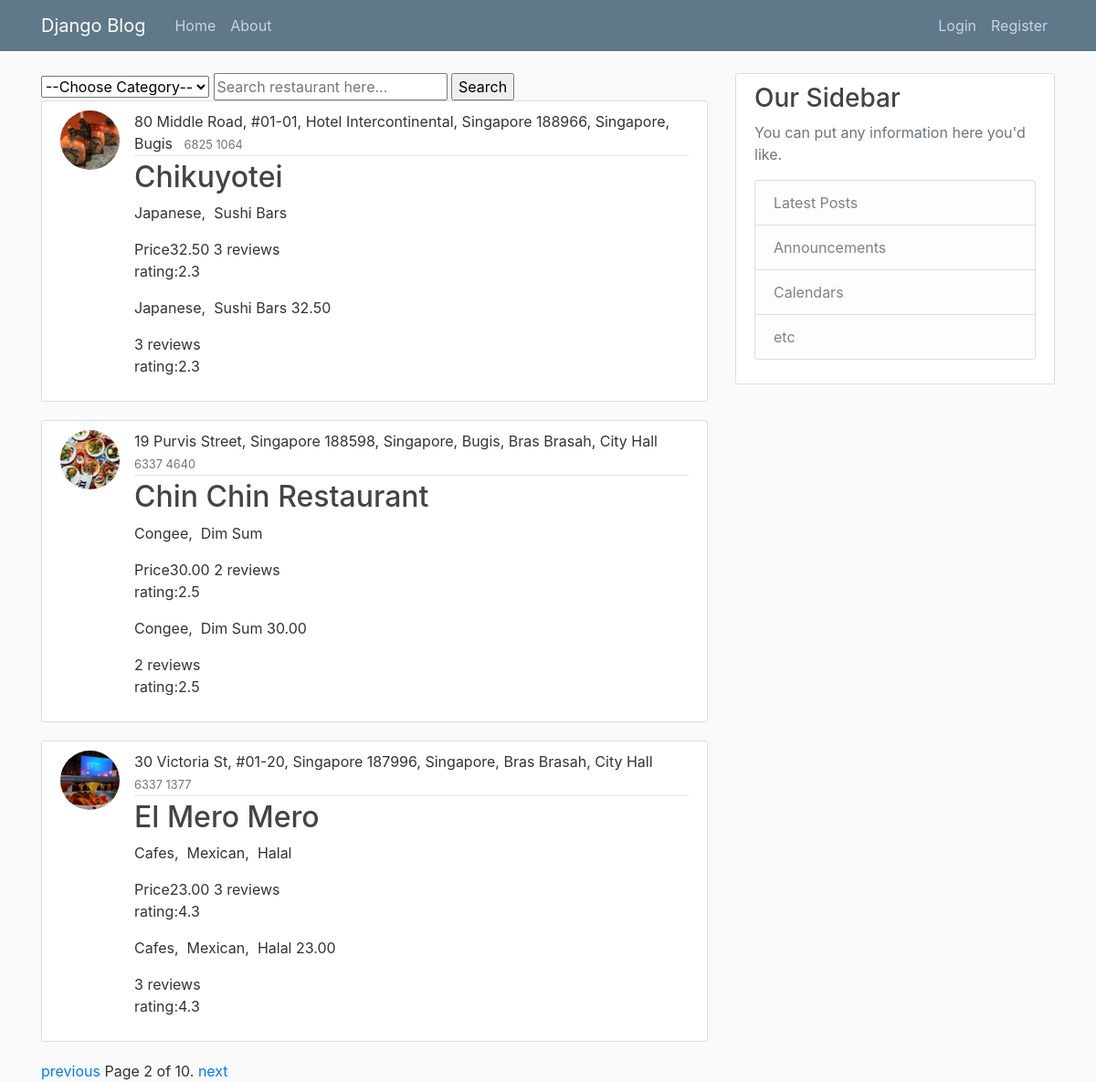
Screenshot of /?page=2 with the database file from the repository.
### mysite/models.py (models this page shows, shortened)
class Restaurant(models.Model):
    restaurant_id = models.CharField(max_length=6, primary_key=True)
    name = models.CharField(max_length=50)
    category = models.ForeignKey(Category, on_delete=models.CASCADE)
    address = models.CharField(max_length=100)
    avg_price = models.DecimalField(max_digits=6, decimal_places=2)
    phone_number = models.CharField(max_length=15)
    description = models.TextField()
    start_time = models.TimeField()
    end_time = models.TimeField()
    restaurant_picture = models.ImageField(
        default='restaurant.jpg', upload_to='images/restaurant')
    class Meta:
        ordering = ['name']

### mysite/views.py (the view, shortened to what this page needs)
# urls.py: path('', views.home, name='mysite-home'),
def home(request):
    categories = Category.objects.all()
    restaurant_list = Restaurant.objects.all()
    query = request.GET.get("query")
    category = request.GET.get("category")
    for restaurant in restaurant_list:
        rating_total = 0
        if restaurant.comment_set.all():
            count = restaurant.comment_set.all().count()
            for comment in restaurant.comment_set.all():
                rating_total += comment.rating
            rating_avg = rating_total / count
            restaurant.average = rating_avg
    paginator = Paginator(restaurant_list, 3)
    page = request.GET.get('page')
    try:
        restaurants = paginator.page(page)
    except PageNotAnInteger:
        restaurants=paginator.page(1)
    except EmptyPage:
        restaurants=paginator.page(paginator.num_pages)
    context = {
        'restaurant_list': restaurants,
        'categories': categories,
    }
    return render(request, 'mysite/home.html', context)

### templates/mysite/home.html (shortened to what this page needs)
{% extends "mysite/base.html" %}
{% block content %}
    <div>
        <form action=" " method="GET">
            <select name="category">
                <option value=''>--Choose Category--</option>
            </select>
            <input type='text' name='query' placeholder='Search restaurant here...' value='{{ request.GET.query }}'/>
            <input type="submit" value="Search">
        </form>
    </div>
    <div id='display-area'>
        {% for restaurant in restaurant_list %}
            <article class="media content-section">
                <a href="{% url 'restaurant-detail-comment' restaurant.restaurant_id %}"><img alt="restaurant picture"
                                                                                      class="rounded-circle article-img"
                                                                                      src="media/{{ restaurant.restaurant_picture }}"></a>
                <div class="media-body">
                    <div class="article-metadata">
                        <a class="mr-2">{{ restaurant.address }}</a>
                        <small class="text-muted">{{ restaurant.phone_number }}</small>
                    </div>
                    <h2><a class="article-title"
                           href="{% url 'restaurant-detail-comment' restaurant.restaurant_id %}">{{ restaurant.name }}</a></h2>
                    <p class="article-content">{{ restaurant.description }}</p>
                    <label>Price</label>{{ restaurant.avg_price }}
                    {{ restaurant.comment_set.all.count }} reviews
                    {% if restaurant.comment_set.all.count %}
                    <p>rating:{{ restaurant.average|floatformat:1}}</p>
                    {% endif %}
                    <p class="article-content">{{ restaurant.description }} {{ restaurant.avg_price }}</p>
                    {{ restaurant.comment_set.all.count }} reviews
                    {% if restaurant.comment_set.all.count %}
                    <p>rating:{{ restaurant.average|floatformat:1 }}</p>
                    {% endif %}
                </div>
            </article>
        {% empty %}
            <p><b>Sorry, no restaurant is found.</b></p>
        {% endfor %}
        <div class="pagination">
            <span class="step-links">
                {% if restaurant_list.has_previous %}
                    <a href="?page={{ restaurant_list.previous_page_number }}">previous</a>
                {% endif %}
                <span class="current">
                    Page {{ restaurant_list.number }} of {{ restaurant_list.paginator.num_pages }}.
                </span>
                {% if restaurant_list.has_next %}
                    <a href="?page={{ restaurant_list.next_page_number }}">next</a>
                {% endif %}
            </span>
        </div>
    </div>
{% endblock content %}

### mysite/static/mysite/main.css (style rules this page uses)
body { background: #fafafa; color: #333333; margin-top: 5rem; }
h1, h2, h3, h4, h5, h6 { color: #444444; }
.content-section { background: #ffffff; padding: 10px 20px; border: 1px solid #dddddd; border-radius: 3px; margin-bottom: 20px; }
.article-title { color: #444444; }
.article-content { white-space: pre-line; }
.article-img { height: 65px; width: 65px; margin-right: 16px; }
.article-metadata { padding-bottom: 1px; margin-bottom: 4px; border-bottom: 1px solid #e3e3e3 }
fieldset, label { margin: 0; padding: 0; }

### rows the page displays
Restaurant: restaurant_picture (picture), address "80 Middle Road, #01-01, Hotel Intercontinental, Singapore 188966, Singapore, Bugis", phone_number "6825 1064", name "Chikuyotei", description "Japanese, Sushi Bars", avg_price "32.50", comment_set.all.count "3", average "2.3"
Restaurant: restaurant_picture (picture), address "19 Purvis Street, Singapore 188598, Singapore, Bugis, Bras Brasah, City Hall", phone_number "6337 4640", name "Chin Chin Restaurant", description "Congee, Dim Sum", avg_price "30.00", comment_set.all.count "2", average "2.5"
Restaurant: restaurant_picture (picture), address "30 Victoria St, #01-20, Singapore 187996, Singapore, Bras Brasah, City Hall", phone_number "6337 1377", name "El Mero Mero", description "Cafes, Mexican, Halal", avg_price "23.00", comment_set.all.count "3", average "4.3"

### other values shown
{{ restaurant_list.number }} "2"
{{ restaurant_list.paginator.num_pages }} "10"
